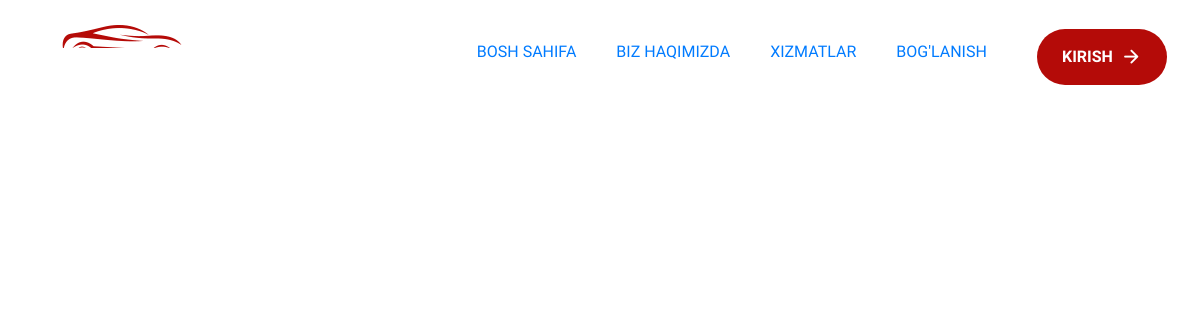
The app's page /pgapp/xizmatlar/, older data.
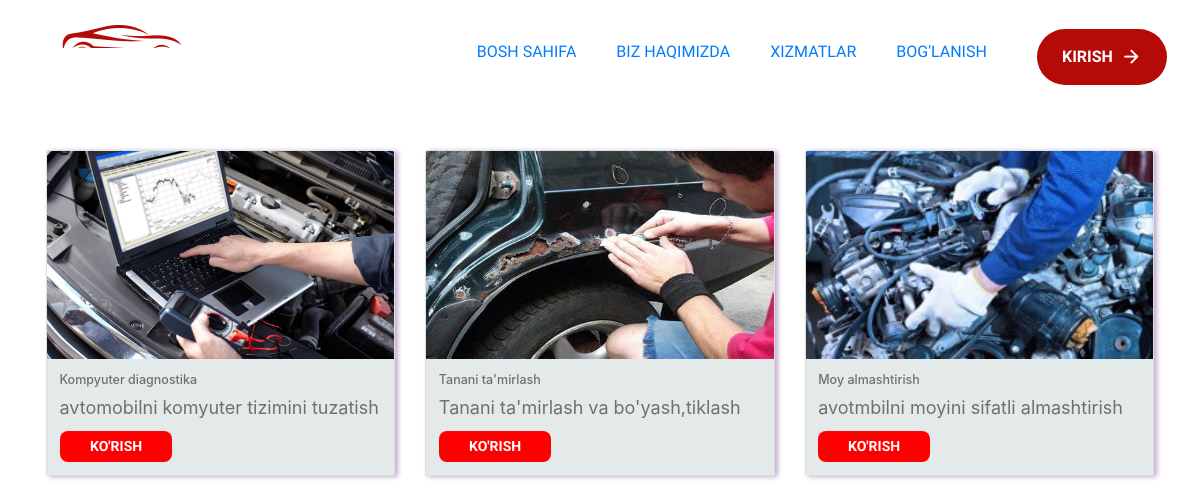
The same page, newer data.
### pgapp/models.py (models this page shows, shortened)
class Yonalishlar(models.Model):
    nomi=models.CharField(max_length=200)
    xizmatlar=models.CharField(max_length=200)
    picture=models.ImageField(default='def.jpg')

### pgapp/views.py (the view)
# urls.py: path('xizmatlar/',XizmatView.as_view(),name='hizmatl'),
class XizmatView(View):
    def get(self,request):
        xizmatlar=Yonalishlar.objects.all()
        return render(request,"hizmat.html",{'xizmatlar':xizmatlar})

### pgapp/templates/hizmat.html (shortened to what this page needs)
{% extends 'base.html' %}
{% load static %}
{% block content %}
<link rel="stylesheet" href="{% static 'mijoz/style.css' %}">
<link rel="stylesheet" href="{% static 'mijoz/xizmat.css' %}">
<div class="container kalla_ogriq">
  <div class="row">
    {% for xizmat in xizmatlar %}
      <div class="col-md-4 mb-4 ">
        <div class="card custom-card">
          <img src="{{ xizmat.picture.url }}" class="card-img-top">
          <div class="card-body">
            <h5 class="card-title">{{ xizmat.nomi }}</h5>
            <p class="card-text">{{ xizmat.xizmatlar | slice:40 }}</p>
            <a href="{% url 'xizdetail' xizmat.id %}" class="btn btn-primary card-button">Ko'rish</a>
          </div>
        </div>
      </div>
    {% endfor %}
  </div>
</div>
{% endblock content %}

Row changes from the older to the newer data that the page shows:
added Yonalishlar: picture (picture), nomi "Kompyuter diagnostika", xizmatlar "avtomobilni komyuter tizimini tuzatish"
added Yonalishlar: picture (picture), nomi "Tanani ta'mirlash", xizmatlar "Tanani ta'mirlash va bo'yash,tiklash"
added Yonalishlar: picture (picture), nomi "Moy almashtirish", xizmatlar "avotmbilni moyini sifatli almashtirish"
